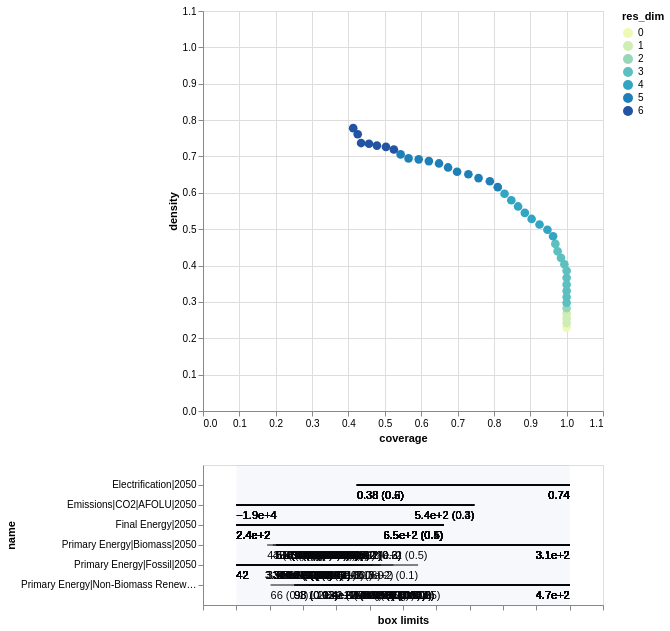

This figure's notebook cell:
### Code cell
box1.inspect_tradeoff()

### Figure 1 — Vega-Lite specification as saved in the notebook (floating-point values rounded to 4 significant figures; data arrays with more than 128 entries replaced by an {"elided": "..."} marker saying what was removed)
{"config": {"view": {"continuousWidth": 300, "continuousHeight": 300}}, "vconcat": [{"data": {"name": "data-fec310f09fe8b1cd8d6c31dbd0443538"}, "mark": {"type": "circle", "size": 75}, "encoding": {"color": {"field": "res_dim", "scale": {"range": ["#eff9b6", "#d0edb3", "#97d6b9", "#5dc0c0", "#31a5c2", "#1f80b8", "#2354a3", "#21318d"]}, "type": "ordinal"}, "opacity": {"condition": {"param": "param_1132f4e8af20e10d", "value": 1}, "value": 0.4}, "tooltip": [{"field": "id", "type": "quantitative"}, {"field": "coverage", "format": ".2", "type": "quantitative"}, {"field": "density", "format": ".2", "type": "quantitative"}, {"field": "res_dim", "type": "ordinal"}], "x": {"field": "coverage", "scale": {"domain": [0, 1.1]}, "type": "quantitative"}, "y": {"field": "density", "scale": {"domain": [0, 1.1]}, "type": "quantitative"}}, "height": 400, "name": "view_9dbb69eed54977a3_0", "width": 400}, {"layer": [{"data": {"name": "data-909e92682a0c51090ed8a40666b9a31a"}, "mark": {"type": "rule"}, "encoding": {"x": {"axis": {"grid": false, "labels": false, "title": "box limits"}, "field": "x_lower", "scale": {"domain": [0, 1], "padding": 0.1}, "type": "quantitative"}, "x2": {"field": "x_upper"}, "y": {"field": "name", "scale": {"padding": 1.0}, "type": "nominal"}}, "transform": [{"calculate": "(datum.x1-datum.minimum)/(datum.maximum-datum.minimum)", "as": "x_lower"}, {"calculate": "(datum.x2-datum.minimum)/(datum.maximum-datum.minimum)", "as": "x_upper"}, {"filter": {"param": "param_1132f4e8af20e10d"}}]}, {"data": {"name": "data-909e92682a0c51090ed8a40666b9a31a"}, "mark": {"type": "text", "align": "left", "baseline": "top", "dy": 5}, "encoding": {"text": {"field": "text", "type": "ordinal"}, "x": {"axis": {"grid": false, "labels": false, "title": "box limits"}, "field": "x_lower", "scale": {"domain": [0, 1], "padding": 0.1}, "type": "quantitative"}, "x2": {"field": "x_upper"}, "y": {"field": "name", "scale": {"padding": 1.0}, "type": "nominal"}}, "transform": [{"calculate": "(datum.x1-datum.minimum)/(datum.maximum-datum.minimum)", "as": "x_lower"}, {"calculate": "(datum.x2-datum.minimum)/(datum.maximum-datum.minimum)", "as": "x_upper"}, {"filter": {"param": "param_1132f4e8af20e10d"}}, {"calculate": "datum.qp_lower>0?format(datum.x1, \".2\")+\" (\"+format(datum.qp_lower, \".1~g\")+\")\" :format(datum.x1, \".2\")", "as": "text"}]}, {"data": {"name": "data-909e92682a0c51090ed8a40666b9a31a"}, "mark": {"type": "text", "align": "right", "baseline": "top", "dy": 5}, "encoding": {"text": {"field": "text", "type": "ordinal"}, "x": {"field": "x_upper", "type": "quantitative"}, "x2": {"field": "x_upper"}, "y": {"field": "name", "scale": {"padding": 1.0}, "type": "nominal"}}, "transform": [{"calculate": "(datum.x1-datum.minimum)/(datum.maximum-datum.minimum)", "as": "x_lower"}, {"calculate": "(datum.x2-datum.minimum)/(datum.maximum-datum.minimum)", "as": "x_upper"}, {"filter": {"param": "param_1132f4e8af20e10d"}}, {"calculate": "datum.qp_upper>0?format(datum.x2, \".2\")+\" (\"+format(datum.qp_upper, \".1\")+\")\" :format(datum.x2, \".2\")", "as": "text"}]}, {"data": {"name": "data-97aefd6d737ded565dc732e63f74ecc6"}, "mark": {"type": "rect", "opacity": 0.05}, "encoding": {"x": {"field": "start", "type": "quantitative"}, "x2": {"field": "end"}}}, {"data": {"name": "data-4f53cda18c2baa0c0354bb5f9a3ecbe5"}, "mark": {"type": "point"}, "encoding": {"x": {"field": "x", "type": "quantitative"}, "y": {"field": "name", "type": "nominal"}}, "transform": [{"filter": {"param": "param_1132f4e8af20e10d"}}]}, {"data": {"name": "data-4f53cda18c2baa0c0354bb5f9a3ecbe5"}, "mark": {"type": "text", "align": "center", "baseline": "top", "dy": 5}, "encoding": {"text": {"field": "item", "type": "nominal"}, "x": {"field": "x", "type": "quantitative"}, "y": {"field": "name", "type": "nominal"}}, "transform": [{"filter": {"param": "param_1132f4e8af20e10d"}}]}], "width": 400}], "params": [{"name": "param_1132f4e8af20e10d", "select": {"type": "point", "fields": ["id"]}, "views": ["view_9dbb69eed54977a3_0"]}], "$schema": "https://vega.github.io/schema/vega-lite/v6.4.1.json", "datasets": {"data-fec310f09fe8b1cd8d6c31dbd0443538": [{"coverage": 1.0, "density": 0.2293, "id": 0, "k": 322, "mass": 1.0, "mean": 0.2293, "n": 1404, "res_dim": 0}, {"coverage": 1.0, "density": 0.2417, "id": 1, "k": 322, "mass": 0.9487, "mean": 0.2417, "n": 1332, "res_dim": 1}, {"coverage": 1.0, "density": 0.2545, "id": 2, "k": 322, "mass": 0.901, "mean": 0.2545, "n": 1265, "res_dim": 1}, {"coverage": 1.0, "density": 0.2681, "id": 3, "k": 322, "mass": 0.8554, "mean": 0.2681, "n": 1201, "res_dim": 1}, {"coverage": 1.0, "density": 0.2827, "id": 4, "k": 322, "mass": 0.8113, "mean": 0.2827, "n": 1139, "res_dim": 2}, {"coverage": 1.0, "density": 0.2976, "id": 5, "k": 322, "mass": 0.7707, "mean": 0.2976, "n": 1082, "res_dim": 3}, {"coverage": 1.0, "density": 0.3135, "id": 6, "k": 322, "mass": 0.7315, "mean": 0.3135, "n": 1027, "res_dim": 3}, {"coverage": 1.0, "density": 0.3303, "id": 7, "k": 322, "mass": 0.6944, "mean": 0.3303, "n": 975, "res_dim": 3}, {"coverage": 1.0, "density": 0.3477, "id": 8, "k": 322, "mass": 0.6595, "mean": 0.3477, "n": 926, "res_dim": 3}, {"coverage": 1.0, "density": 0.3663, "id": 9, "k": 322, "mass": 0.6261, "mean": 0.3663, "n": 879, "res_dim": 3}, {"coverage": 1.0, "density": 0.3856, "id": 10, "k": 322, "mass": 0.5947, "mean": 0.3856, "n": 835, "res_dim": 3}, {"coverage": 0.9938, "density": 0.4035, "id": 11, "k": 320, "mass": 0.5648, "mean": 0.4035, "n": 793, "res_dim": 3}, {"coverage": 0.9845, "density": 0.421, "id": 12, "k": 317, "mass": 0.5363, "mean": 0.421, "n": 753, "res_dim": 3}, {"coverage": 0.9752, "density": 0.4392, "id": 13, "k": 314, "mass": 0.5093, "mean": 0.4392, "n": 715, "res_dim": 3}, {"coverage": 0.9689, "density": 0.4595, "id": 14, "k": 312, "mass": 0.4836, "mean": 0.4595, "n": 679, "res_dim": 3}, {"coverage": 0.9627, "density": 0.4806, "id": 15, "k": 310, "mass": 0.4594, "mean": 0.4806, "n": 645, "res_dim": 4}, {"coverage": 0.9472, "density": 0.4984, "id": 16, "k": 305, "mass": 0.4359, "mean": 0.4984, "n": 612, "res_dim": 4}, {"coverage": 0.9255, "density": 0.5129, "id": 17, "k": 298, "mass": 0.4138, "mean": 0.5129, "n": 581, "res_dim": 4}, {"coverage": 0.9037, "density": 0.5281, "id": 18, "k": 291, "mass": 0.3925, "mean": 0.5281, "n": 551, "res_dim": 4}, {"coverage": 0.8851, "density": 0.5449, "id": 19, "k": 285, "mass": 0.3725, "mean": 0.5449, "n": 523, "res_dim": 4}, {"coverage": 0.8665, "density": 0.5625, "id": 20, "k": 279, "mass": 0.3533, "mean": 0.5625, "n": 496, "res_dim": 4}, {"coverage": 0.8478, "density": 0.5796, "id": 21, "k": 273, "mass": 0.3355, "mean": 0.5796, "n": 471, "res_dim": 4}, {"coverage": 0.8292, "density": 0.5973, "id": 22, "k": 267, "mass": 0.3184, "mean": 0.5973, "n": 447, "res_dim": 4}, {"coverage": 0.8106, "density": 0.6156, "id": 23, "k": 261, "mass": 0.302, "mean": 0.6156, "n": 424, "res_dim": 5}, {"coverage": 0.7888, "density": 0.6318, "id": 24, "k": 254, "mass": 0.2863, "mean": 0.6318, "n": 402, "res_dim": 5}, {"coverage": 0.7578, "density": 0.6404, "id": 25, "k": 244, "mass": 0.2714, "mean": 0.6404, "n": 381, "res_dim": 5}, {"coverage": 0.7298, "density": 0.651, "id": 26, "k": 235, "mass": 0.2571, "mean": 0.651, "n": 361, "res_dim": 5}, {"coverage": 0.6988, "density": 0.6579, "id": 27, "k": 225, "mass": 0.2436, "mean": 0.6579, "n": 342, "res_dim": 5}, {"coverage": 0.6739, "density": 0.6698, "id": 28, "k": 217, "mass": 0.2308, "mean": 0.6698, "n": 324, "res_dim": 5}, {"coverage": 0.6491, "density": 0.6808, "id": 29, "k": 209, "mass": 0.2187, "mean": 0.6808, "n": 307, "res_dim": 5}, {"coverage": 0.6211, "density": 0.6873, "id": 30, "k": 200, "mass": 0.2073, "mean": 0.6873, "n": 291, "res_dim": 5}, {"coverage": 0.5932, "density": 0.692, "id": 31, "k": 191, "mass": 0.1966, "mean": 0.692, "n": 276, "res_dim": 5}, {"coverage": 0.5652, "density": 0.6947, "id": 32, "k": 182, "mass": 0.1866, "mean": 0.6947, "n": 262, "res_dim": 5}, {"coverage": 0.5435, "density": 0.7056, "id": 33, "k": 175, "mass": 0.1766, "mean": 0.7056, "n": 248, "res_dim": 5}, {"coverage": 0.5248, "density": 0.7191, "id": 34, "k": 169, "mass": 0.1674, "mean": 0.7191, "n": 235, "res_dim": 6}, {"coverage": 0.5031, "density": 0.7265, "id": 35, "k": 162, "mass": 0.1588, "mean": 0.7265, "n": 223, "res_dim": 6}, {"coverage": 0.4783, "density": 0.7299, "id": 36, "k": 154, "mass": 0.1503, "mean": 0.7299, "n": 211, "res_dim": 6}, {"coverage": 0.4565, "density": 0.735, "id": 37, "k": 147, "mass": 0.1425, "mean": 0.735, "n": 200, "res_dim": 6}, {"coverage": 0.4348, "density": 0.7368, "id": 38, "k": 140, "mass": 0.1353, "mean": 0.7368, "n": 190, "res_dim": 6}, {"coverage": 0.4255, "density": 0.7611, "id": 39, "k": 137, "mass": 0.1282, "mean": 0.7611, "n": 180, "res_dim": 6}, {"coverage": 0.413, "density": 0.7778, "id": 40, "k": 133, "mass": 0.1218, "mean": 0.7778, "n": 171, "res_dim": 6}], "data-909e92682a0c51090ed8a40666b9a31a": {"elided": "164 records"}, "data-97aefd6d737ded565dc732e63f74ecc6": [{"start": 0, "end": 1}], "data-4f53cda18c2baa0c0354bb5f9a3ecbe5": []}}
